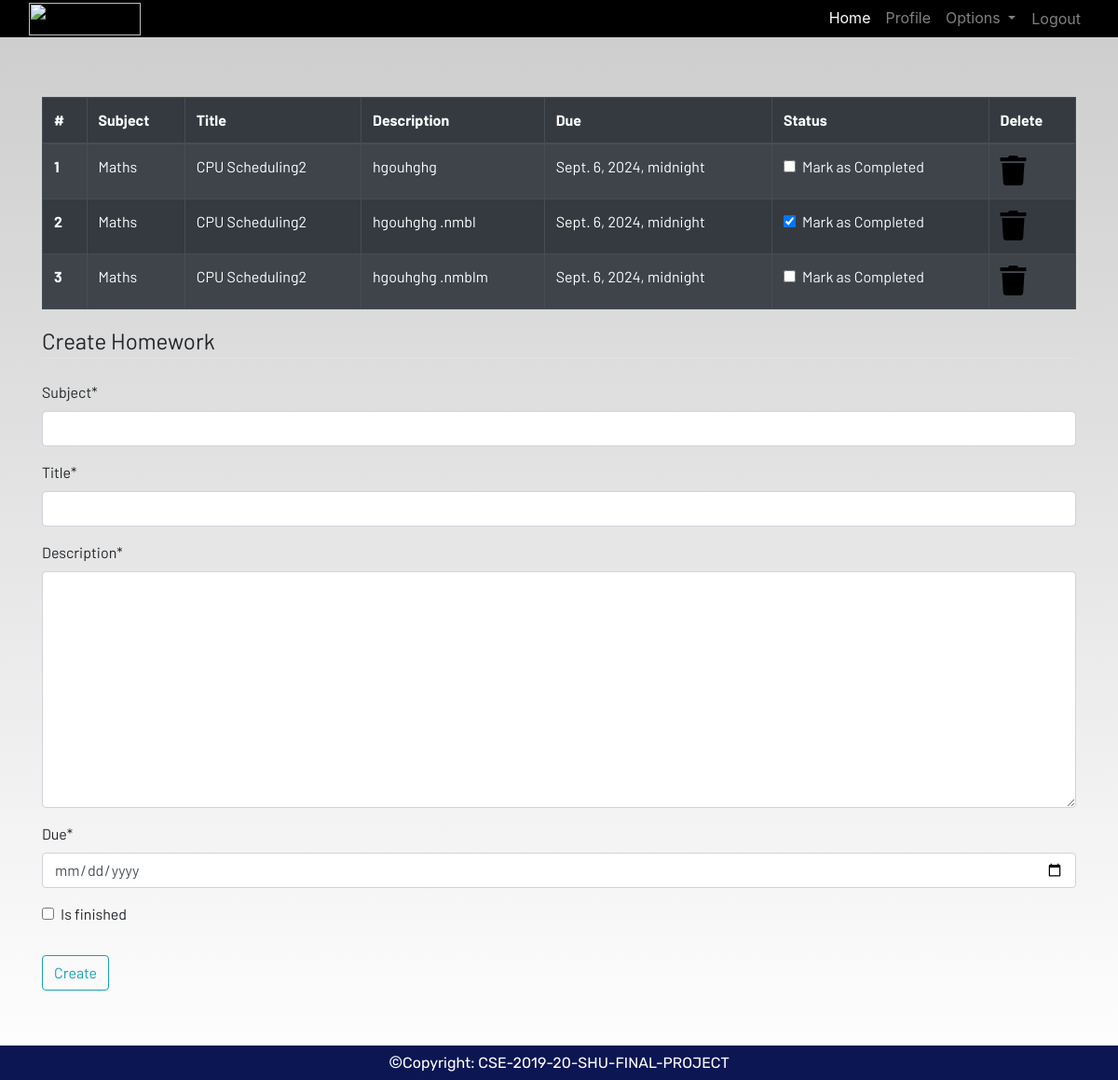
Page /homework (signed in) on the committed database.
### dashboard/models.py (models this page shows, shortened)
class Homework(models.Model):
    user = models.ForeignKey(User, on_delete=models.CASCADE)
    subject = models.CharField(max_length=50)
    title = models.CharField(max_length=200)
    description = models.TextField()
    due = models.DateTimeField()
    is_finished = models.BooleanField(default=False)

### dashboard/views.py (the view)
# urls.py: path('homework', views.homework, name="homework"),
@login_required
def homework(request):
    if request.method == 'POST':
        form = HomeworkForm(request.POST)
        if form.is_valid():
            try:
                finished = request.POST['is_finished']
                if finished == 'on':
                    finished = True
                else:
                    finished = False
            except:
                finished = False
            homeworks = Homework(
                user = request.user,
                subject = request.POST['subject'],
                title = request.POST['title'],
                description = request.POST['description'],
                due = request.POST['due'],
                is_finished = finished
            )
            homeworks.save()
            messages.success(request, f"Homework Added from {request.user.username} Successfully")
    else:
        form = HomeworkForm()
    homework = Homework.objects.filter(user=request.user)
    if len(homework) == 0:
        homework_done = True
    else:
        homework_done = False
    context = {
        'homework_done': homework_done,
        'homeworks': homework,
        'form': form,
    }
    return render(request, 'dashboard/homework.html', context)

### dashboard/forms.py
class HomeworkForm(forms.ModelForm):
    class Meta:
        model = Homework
        widgets = {'due': DateInput()}
        fields = ['subject', 'title', 'description', 'due', 'is_finished']

### dashboard/templates/dashboard/homework.html (shortened to what this page needs)
{% extends 'dashboard/base.html' %}
{% load static %}
{% load crispy_forms_tags %}
{% block content %}
<div class="container">
    {% if not homework_done %}
    <table class="table table-striped table-bordered table-hover table-dark">
        <thead>
            <tr>
                <th scope="col">#</th>
                <th scope="col">Subject</th>
                <th scope="col">Title</th>
                <th scope="col">Description</th>
                <th scope="col">Due</th>
                <th scope="col">Status</th>
                <th scope="col">Delete</th>
            </tr>
        </thead>
        <tbody>
            {% for homework in homeworks %}
            <tr>
                <th scope="row">{{ forloop.counter }}</th>
                <td>{{ homework.subject }}</td>
                <td>{{ homework.title }}</td>
                <td>{{ homework.description }}</td>
                <td>{{ homework.due }}</td>
                <td>
                    <a href="{% url 'update-homework' homework.id %}">
                        <div class="form-check">
                            {% if homework.is_finished == True %}
                            <input class="form-check-input" type="checkbox" value="" checked>
                            {% else %}
                            <input class="form-check-input" type="checkbox" value="">
                            {% endif %}
                            <label class="form-check-label text-light" for="flexCheckDefault">
                                Mark as Completed
                            </label>
                        </div>
                    </a>
                </td>
                <td><a href="{% url 'delete-homework' homework.id %}"><i class="fa fa-trash fa-2x"></i></a></td>
            </tr>
            {% endfor %}
        </tbody>
    </table>
    {% else %}
    <h4>All homeworks are completed!! Create to have more!!</h4>
    {% endif %}
</div>
<div class=" container">
    <form method="POST">
        <fieldset class="form-group">
            <legend class="border-bottom mb-4">Create Homework</legend>
        {{ form|crispy }}
        </fieldset>
        <div class="form-group">
            <button href="" class="btn btn-outline-info" type="submit">
                Create
            </button>
        </div>
    </form>
</div>
{% endblock content %}

### static/css/main.css (style rules this page uses)
html { scroll-behavior: smooth; height: 100%; width: 100%; }
a { text-decoration: none !important; color: black; }
html, body { max-width: 100%; overflow-x: hidden; height: 100%; width: 100%; }
body { background: linear-gradient(rgba(0, 0, 0, 0.2), rgba(255, 255, 255, 0.5)); overflow-x: hidden; background-repeat: no-repeat; }
.fa { color: black; }

### rows in the picture
Homework: subject "Maths", title "CPU Scheduling2", description "hgouhghg", due "Sept. 6, 2024, midnight"
Homework: subject "Maths", title "CPU Scheduling2", description "hgouhghg .nmbl", due "Sept. 6, 2024, midnight"
Homework: subject "Maths", title "CPU Scheduling2", description "hgouhghg .nmblm", due "Sept. 6, 2024, midnight"
